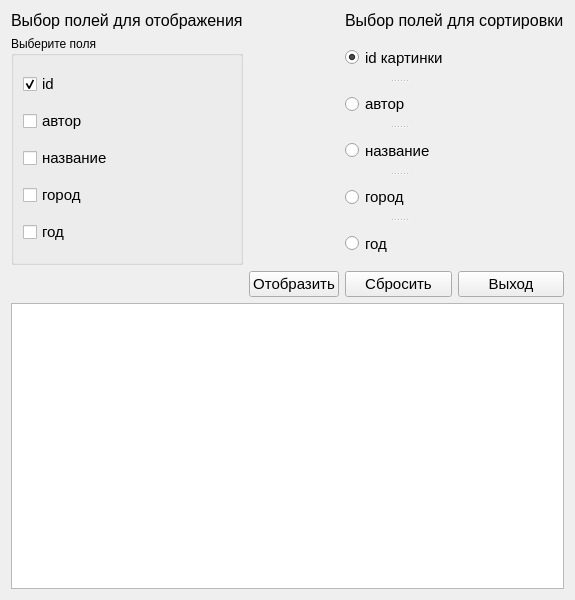
<?xml version="1.0" encoding="UTF-8"?>
<ui version="4.0">
 <class>SelectDialog</class>
 <widget class="QWidget" name="SelectDialog">
  <property name="geometry">
   <rect>
    <x>0</x>
    <y>0</y>
    <width>500</width>
    <height>600</height>
   </rect>
  </property>
  <property name="windowTitle">
   <string>Выбор записей</string>
  </property>
  <layout class="QFormLayout" name="formLayout">
   <item row="0" column="0" colspan="2">
    <layout class="QGridLayout" name="gridLayout">
     <item row="0" column="0">
      <widget class="QLabel" name="label">
       <property name="font">
        <font>
         <pointsize>12</pointsize>
        </font>
       </property>
       <property name="text">
        <string>Выбор полей для отображения</string>
       </property>
      </widget>
     </item>
     <item row="0" column="2" colspan="2">
      <widget class="QLabel" name="label_2">
       <property name="font">
        <font>
         <pointsize>12</pointsize>
        </font>
       </property>
       <property name="text">
        <string>Выбор полей для сортировки</string>
       </property>
      </widget>
     </item>
     <item row="1" column="0">
      <widget class="QGroupBox" name="groupBox">
       <property name="title">
        <string>Выберите поля</string>
       </property>
       <layout class="QVBoxLayout" name="verticalLayout">
        <item>
         <widget class="QCheckBox" name="checkBox">
          <property name="font">
           <font>
            <pointsize>11</pointsize>
           </font>
          </property>
          <property name="text">
           <string>id</string>
          </property>
          <property name="checked">
           <bool>true</bool>
          </property>
         </widget>
        </item>
        <item>
         <widget class="QCheckBox" name="checkBox_2">
          <property name="font">
           <font>
            <pointsize>11</pointsize>
           </font>
          </property>
          <property name="text">
           <string>автор</string>
          </property>
         </widget>
        </item>
        <item>
         <widget class="QCheckBox" name="checkBox_3">
          <property name="font">
           <font>
            <pointsize>11</pointsize>
           </font>
          </property>
          <property name="text">
           <string>название</string>
          </property>
         </widget>
        </item>
        <item>
         <widget class="QCheckBox" name="checkBox_4">
          <property name="font">
           <font>
            <pointsize>11</pointsize>
           </font>
          </property>
          <property name="text">
           <string>город</string>
          </property>
         </widget>
        </item>
        <item>
         <widget class="QCheckBox" name="checkBox_5">
          <property name="font">
           <font>
            <pointsize>11</pointsize>
           </font>
          </property>
          <property name="text">
           <string>год</string>
          </property>
         </widget>
        </item>
       </layout>
      </widget>
     </item>
     <item row="1" column="2">
      <widget class="QSplitter" name="splitter">
       <property name="orientation">
        <enum>Qt::Vertical</enum>
       </property>
       <widget class="QRadioButton" name="radioButton">
        <property name="font">
         <font>
          <pointsize>11</pointsize>
         </font>
        </property>
        <property name="text">
         <string>id картинки</string>
        </property>
        <property name="checked">
         <bool>true</bool>
        </property>
        <attribute name="buttonGroup">
         <string notr="true">buttonGroup</string>
        </attribute>
       </widget>
       <widget class="QRadioButton" name="radioButton_2">
        <property name="font">
         <font>
          <pointsize>11</pointsize>
         </font>
        </property>
        <property name="text">
         <string>автор</string>
        </property>
        <attribute name="buttonGroup">
         <string notr="true">buttonGroup</string>
        </attribute>
       </widget>
       <widget class="QRadioButton" name="radioButton_3">
        <property name="font">
         <font>
          <pointsize>11</pointsize>
         </font>
        </property>
        <property name="text">
         <string>название</string>
        </property>
        <attribute name="buttonGroup">
         <string notr="true">buttonGroup</string>
        </attribute>
       </widget>
       <widget class="QRadioButton" name="radioButton_5">
        <property name="font">
         <font>
          <pointsize>11</pointsize>
         </font>
        </property>
        <property name="text">
         <string>город</string>
        </property>
        <attribute name="buttonGroup">
         <string notr="true">buttonGroup</string>
        </attribute>
       </widget>
       <widget class="QRadioButton" name="radioButton_6">
        <property name="font">
         <font>
          <pointsize>11</pointsize>
         </font>
        </property>
        <property name="text">
         <string>год</string>
        </property>
        <attribute name="buttonGroup">
         <string notr="true">buttonGroup</string>
        </attribute>
       </widget>
      </widget>
     </item>
     <item row="2" column="1">
      <widget class="QPushButton" name="pushButton">
       <property name="font">
        <font>
         <pointsize>11</pointsize>
        </font>
       </property>
       <property name="text">
        <string>Отобразить</string>
       </property>
      </widget>
     </item>
     <item row="2" column="2">
      <widget class="QPushButton" name="pushButton_2">
       <property name="font">
        <font>
         <pointsize>11</pointsize>
        </font>
       </property>
       <property name="text">
        <string>Сбросить</string>
       </property>
      </widget>
     </item>
     <item row="2" column="3">
      <widget class="QPushButton" name="pushButton_3">
       <property name="font">
        <font>
         <pointsize>11</pointsize>
        </font>
       </property>
       <property name="text">
        <string>Выход</string>
       </property>
      </widget>
     </item>
    </layout>
   </item>
   <item row="1" column="0" colspan="2">
    <widget class="QTableWidget" name="tableWidget"/>
   </item>
  </layout>
 </widget>
 <resources/>
 <connections/>
 <buttongroups>
  <buttongroup name="buttonGroup"/>
 </buttongroups>
</ui>
